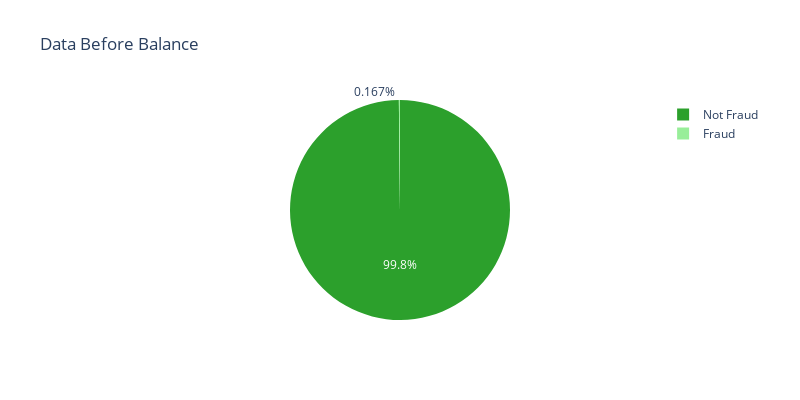

The notebook cell saved with this chart:
### Code cell
labels = ["Not Fraud", "Fraud"]

# Calculate the number of samples for each class
class_counts = df["Class"].value_counts()

# Print the number of samples for each class
for i in class_counts.index:
    print(f"{labels[i]}: {class_counts[i]} samples")
# Plot
fig = px.pie(
    values=class_counts.values,
    names=[labels[i] for i in class_counts.index],
    width=800,
    height=400,
    title="Data Before Balance",
    color_discrete_sequence=["#2ca02c", "#98ee99"]
)
fig.show()

### Figure 1 — Plotly figure (JSON) as saved in the notebook; plotly's stock layout.template omitted (floating-point values rounded to 4 significant figures)
{"data": [{"domain": {"x": [0, 1], "y": [0, 1]}, "hovertemplate": "label=%{label}<br>value=%{value}<extra></extra>", "labels": ["Not Fraud", "Fraud"], "legendgroup": "", "name": "", "showlegend": true, "type": "pie", "values": [283253, 473]}], "layout": {"height": 400, "legend": {"tracegroupgap": 0}, "piecolorway": ["#2ca02c", "#98ee99"], "title": {"text": "Data Before Balance"}, "width": 800}}
